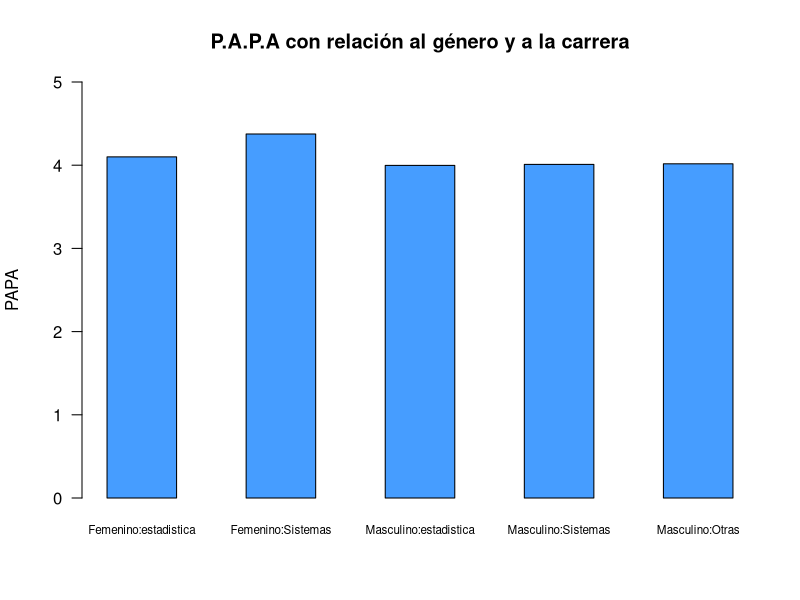
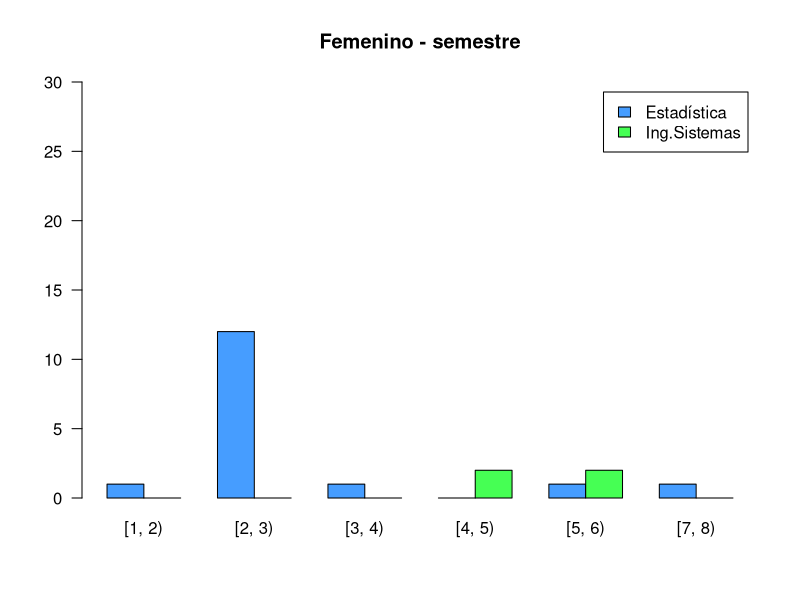
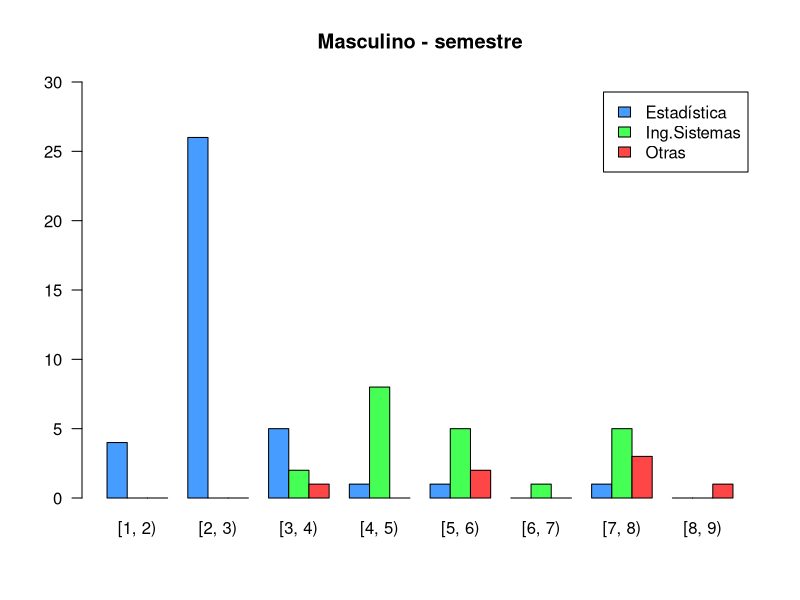
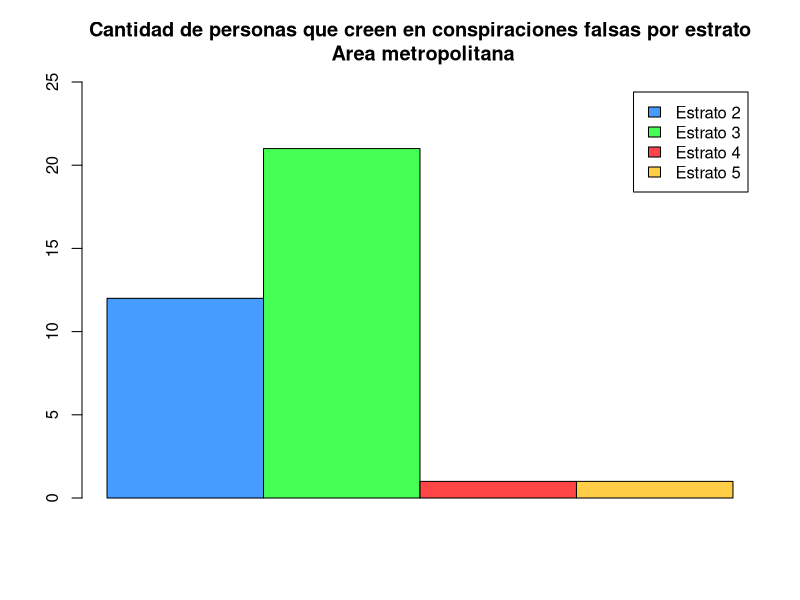
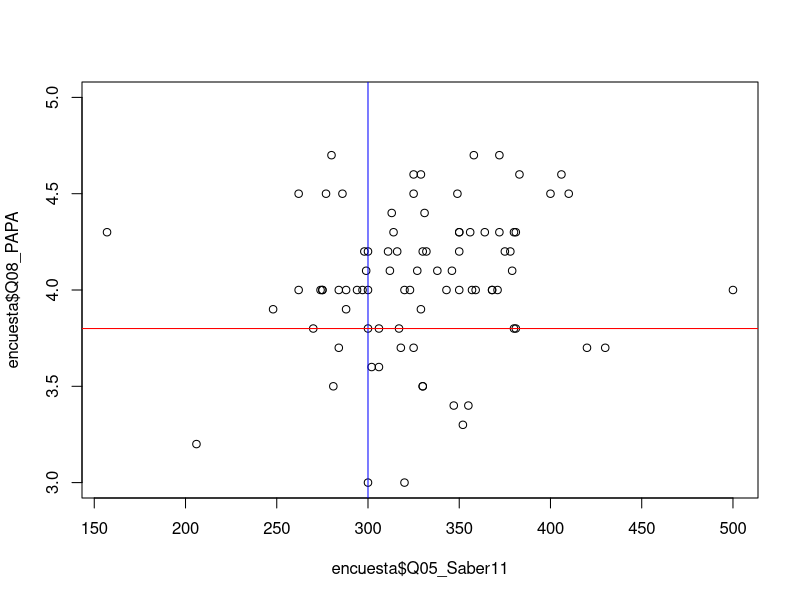
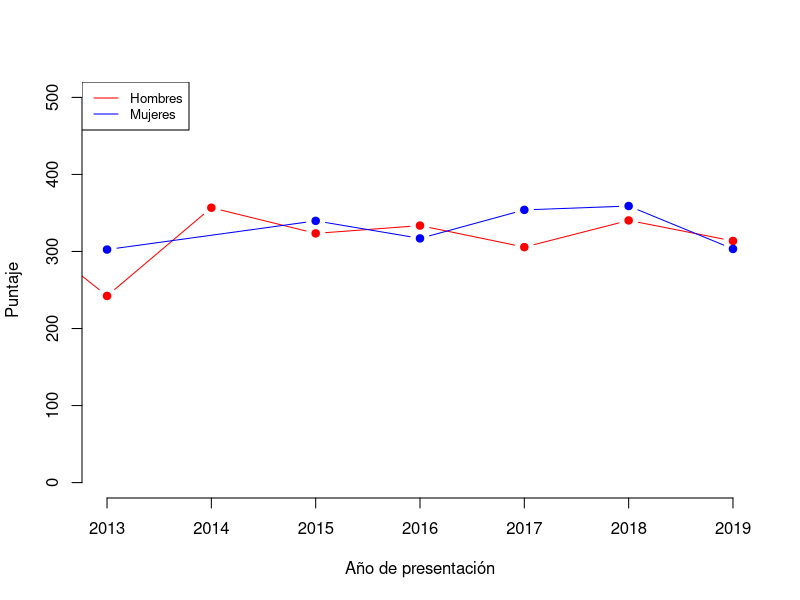

Generate these figures, in order, with R:
## ---- chunk 1
knitr::opts_chunk$set(echo = FALSE,
                      message = FALSE,
                      warning = FALSE)
## ---- chunk 2
## Paquetes usados en el análisis.
library(tidyverse)
## ---- chunk 3
## Lectura de una base de datos tipo ".csv"
encuesta <- read.csv("encuesta1.csv", encoding = "UTF-8")
## ---- chunk 4
encuesta <- encuesta %>% 
  mutate(Q02_FechaNac = as.Date(as.character(Q02_FechaNac), "%Y-%m-%d"))
encuesta <- encuesta %>% 
  mutate(Q07_FechaSaber11 = as.Date(as.character(Q07_FechaSaber11), "%Y-%m-%d"))
## ---- chunk 5
##Papa por fuera del límite
encuesta$Q08_PAPA[encuesta$Q08_PAPA == 45 & !is.na(encuesta$Q08_PAPA)] <- 4.5
## ---- chunk 6
##Q04_semestre: reemplazar NaN por promedio de cada carrera
estadisticos <- encuesta %>%
  filter(Q03_Carrera == "3 : Estadística")

promedioSemestreEstadisticos <- round(mean(estadisticos$Q04_Semestre, na.rm=TRUE), 1)
encuesta$Q04_Semestre[is.na(encuesta$Q04_Semestre)] <- promedioSemestreEstadisticos
## ---- chunk 7
##Prueba realizada del 2000 al 2011-2: modificar escala R = 5*P
encuesta$Q05_Saber11[encuesta$Q05_Saber11 == 73] <- 73*5
## ---- chunk 8
##q08_papa: rellenar na con promedio de cada carrera
promedioPapaEstadisticos <- round(mean(estadisticos$Q08_PAPA[estadisticos$Q04_Semestre >= 2 & estadisticos$Q04_Semestre <= 3], na.rm=TRUE), 1)
encuesta$Q08_PAPA[is.na(encuesta$Q08_PAPA) & encuesta$Q03_Carrera == "3 : Estadística"] <- promedioPapaEstadisticos
## ---- chunk 9
##Cambiar fecha del icfes 2021 a 2019 porque está en el semestre 2
encuesta$Q07_FechaSaber11[encuesta$Q07_FechaSaber11 == as.Date("2021-08-08")] <- as.Date("2019-08-11")

##Cambiar puntaje=0 por promedio de puntajes obtenidos en ese año
icfes2019 <- encuesta %>%
  filter(Q07_FechaSaber11 >= as.Date("2019-01-01") & Q07_FechaSaber11 < as.Date("2020-01-01"))
promedioIcfes2019 <- round(mean(icfes2019$Q05_Saber11))
encuesta$Q05_Saber11[encuesta$Q05_Saber11 == 0 & encuesta$Q07_FechaSaber11 == as.Date("2019-08-08")] <- promedioIcfes2019
encuesta$Q05_Saber11[encuesta$Q05_Saber11 > 500 | encuesta$Q05_Saber11 <= 0] <- NaN
## ---- chunk 10
##Se obtiene el valor numérico del estrato
encuesta <- encuesta %>% 
  mutate(Q10_Estrato = as.numeric(substr(Q10_Estrato, 5,5)))
## ---- chunk 11
##q10_estrato: reemplazar "no se conoce" con el promedio de los estratos de los recursos que posee
promedioEstratoWifiPropio <- mean(encuesta$Q10_Estrato[encuesta$Q14_RecursosInformaticos..Wifi.propio == 1],  na.rm=TRUE)
promedioEstratoPortatilPropio <- mean(encuesta$Q10_Estrato[encuesta$Q14_RecursosInformaticos..Portátil.propio == 1], na.rm=TRUE)
encuesta$Q10_Estrato[is.na(encuesta$Q10_Estrato)] <- round(mean(promedioEstratoWifiPropio, promedioEstratoPortatilPropio))
## ---- chunk 12
##Cambiar rango de porcentajes: de 0-1 a 0-100 
encuesta$Q25_PorcentArea[encuesta$Q25_PorcentArea == 0.1] <- 10
encuesta$Q27_PorcentDivisor[encuesta$Q27_PorcentDivisor == 0.5] <- 50
## ---- chunk 13
## Se crea una nueva base de datos solo con los datos de la pregunta.

# Carrera, Genero, papa. 

baseCarGenPap <- encuesta[,c("Q01_Genero", "Q03_Carrera", "Q08_PAPA")]

# Se cambia el nombre de las carreras de menor frecuencia en la base de datos por "Otras"

baseCarGenPap$Q03_Carrera[baseCarGenPap$Q03_Carrera == "1 : Matemáticas" |
                            baseCarGenPap$Q03_Carrera == "6 : Ingeniería industrial" |
                            baseCarGenPap$Q03_Carrera == "5 : Ingeniería física" |
                            baseCarGenPap$Q03_Carrera == "4 : Ingeniería administrativa"] <- "Otras"

## Filtros

## Filtro mujeres de estadistica.

femeninoEstadistica <- baseCarGenPap %>%
  filter(baseCarGenPap$Q01_Genero == "2 : Femenino" & encuesta$Q03_Carrera == "3 : Estadística")

## Filtro hombres de estadistica.

masculinoEstadistica <- baseCarGenPap %>%
  filter(baseCarGenPap$Q01_Genero == "1 : Masculino" & baseCarGenPap$Q03_Carrera == "3 : Estadística")

## Filtro mujeres de Sistemas.

femeninoSistemas <- baseCarGenPap %>%
  filter(baseCarGenPap$Q01_Genero == "2 : Femenino" & baseCarGenPap$Q03_Carrera == "2 : Ingeniería de sistemas e informática")

## Filtro hombres de Sistemas.

masculinoSistemas <- baseCarGenPap %>%
  filter(baseCarGenPap$Q01_Genero == "1 : Masculino" & baseCarGenPap$Q03_Carrera == "2 : Ingeniería de sistemas e informática")

## Filtro Hombres otras

masculinoOtras <- baseCarGenPap %>%
  filter(baseCarGenPap$Q01_Genero == "1 : Masculino" & baseCarGenPap$Q03_Carrera == "Otras")

## De la variable "Otras" no hay datos de genero Femenino
 
## ---- chunk 14
## PROMEDIOS

## Mujeres estadistica

PromedioFemEstadis <- mean(femeninoEstadistica$Q08_PAPA)

## Hombres estadistica

PromedioMasEstadis <- mean(masculinoEstadistica$Q08_PAPA)

## Mujeres Sistemas

PromedioFemSistema <- mean(femeninoSistemas$Q08_PAPA)
## Hombres Sistemas

PromedioMasSistema <- mean(masculinoSistemas$Q08_PAPA)

## Hombres Otras

PromedioMasOtras <- mean(masculinoOtras$Q08_PAPA)

## ---- chunk 15
## Grafica

## Se crea una matriz para poder hacer la grafica de barras.

Tabla_datos <- t(matrix(cbind(PromedioFemEstadis, PromedioFemSistema, PromedioMasEstadis, PromedioMasSistema, PromedioMasOtras)))

Tabla_datos
  colnames(Tabla_datos) <- c("Femenino:estadistica", "Femenino:Sistemas", "Masculino:estadistica", "Masculino:Sistemas", "Masculino:Otras")

  
barplot(Tabla_datos,
        col = c("#469dff"),
        las = 1, 
        ylim = c(0, 5), 
        ylab = "PAPA",
        main = "P.A.P.A con relación al género y a la carrera", 
        cex.names = 0.7,
        space = c(1, 1, 1, 1, 1),
        las = 1)
## ---- chunk 16
baseCarGenSem <- encuesta[,c("Q01_Genero","Q03_Carrera", "Q04_Semestre" )] # Nueva base con las variables para este analisis


baseCarGenSem$semestreIntervalo <- baseCarGenSem$Q04_Semestre
baseCarGenSem$semestreIntervalo[baseCarGenSem$Q04_Semestre >= 1.0 & baseCarGenSem$Q04_Semestre < 2.0]  <- "[1, 2)"
baseCarGenSem$semestreIntervalo[baseCarGenSem$Q04_Semestre >= 2.0 & baseCarGenSem$Q04_Semestre < 3.0]  <- "[2, 3)"
baseCarGenSem$semestreIntervalo[baseCarGenSem$Q04_Semestre >= 3.0 & baseCarGenSem$Q04_Semestre < 4.0]  <- "[3, 4)"
baseCarGenSem$semestreIntervalo[baseCarGenSem$Q04_Semestre >= 4.0 & baseCarGenSem$Q04_Semestre < 5.0]  <- "[4, 5)"
baseCarGenSem$semestreIntervalo[baseCarGenSem$Q04_Semestre >= 5.0 & baseCarGenSem$Q04_Semestre < 6.0]  <- "[5, 6)"
baseCarGenSem$semestreIntervalo[baseCarGenSem$Q04_Semestre >= 6.0 & baseCarGenSem$Q04_Semestre < 7.0]  <- "[6, 7)"
baseCarGenSem$semestreIntervalo[baseCarGenSem$Q04_Semestre >= 7.0 & baseCarGenSem$Q04_Semestre < 8.0]  <- "[7, 8)"
baseCarGenSem$semestreIntervalo[baseCarGenSem$Q04_Semestre >= 8.0 & baseCarGenSem$Q04_Semestre < 9.0]  <- "[8, 9)"

baseCarGenSem$carreras <- baseCarGenSem$Q03_Carrera
baseCarGenSem$carreras[baseCarGenSem$Q03_Carrera == "2 : Ingeniería de sistemas e informática"] <- "Ing.Sistemas"
baseCarGenSem$carreras[baseCarGenSem$Q03_Carrera == "3 : Estadística"] <- "Estadística"
baseCarGenSem$carreras[baseCarGenSem$Q03_Carrera == "1 : Matemáticas" | 
             baseCarGenSem$Q03_Carrera == "6 : Ingeniería industrial" |
             baseCarGenSem$Q03_Carrera == "5 : Ingeniería física" |
             baseCarGenSem$Q03_Carrera == "4 : Ingeniería administrativa" |
             baseCarGenSem$Q03_Carrera == "7 : Otra"] <- "Otras"

## ---- chunk 17

tablaMasculina <- baseCarGenSem %>%
  filter(baseCarGenSem$Q01_Genero == "1 : Masculino")
tablaFemenina <- baseCarGenSem %>%
  filter(baseCarGenSem$Q01_Genero == "2 : Femenino")


masculinoCarSem <- table(tablaMasculina$carreras, tablaMasculina$semestreIntervalo)
femeninoCarSem <- table(tablaFemenina$carreras, tablaFemenina$semestreIntervalo)

palette(c("#469dff", "#46ff54", "#ff4646", "#ffcd46", "#46ffdd", "#a846ff", "#FFF798"))
 
barplot(femeninoCarSem, 
        beside = TRUE, 
        las = 1, 
        ylim = c(0, 30), 
        main = "Femenino - semestre",
        col = c(1, 2),
        legend = TRUE)


barplot(masculinoCarSem, beside = TRUE, 
        las = 1, 
        main = "Masculino - semestre", 
        ylim = c(0, 30),
        col = c(1, 2, 3),
        legend = TRUE)
 

## ---- chunk 18
# filtro de las personas que viven en el area metropolitana

personarAreaMetro <- encuesta %>%
  filter(encuesta$Q09_EnAreaMetropolitana == 1)


## Se toman en cuenta las personas que creen en conspiraciones falsas.

#El hombre nunca llegó a la luna, es un montaje de Hollywood.

#Las vacunas no sirven y son una conspiración de las multinacionales farmacéuticas para enriquecerse.

#La tierra es hueca y en su interior existe una civilización oculta

#Los alienígenas visitaron las civilizaciones antiguas, influyeron en sus historia y construyeron los mega monumentos de la antiguedad

#Los efectos del cambio climático son naturales, y el escándalo se debe a conspiraciones de ambientalistas y de ciertos gremios económicos.

# Las ráfagas solares causan los sismos en la tierra.

## las personas que al menos crean en una de estas conspiraciones falsas será tomada como un "SI" de que si cree en conspiraciones falsas y las demas serán marcadas con "NO".


## Se crea una nueva variable para guardar estos datos

personarAreaMetro$creenEnConspira[personarAreaMetro$Q15_Alunizaje == 1 | 
                    personarAreaMetro$Q18_Vacunas == 1 | 
                    personarAreaMetro$Q21_TierraHueca == 1|
                    personarAreaMetro$Q22_alienigenas == 1 |
                    personarAreaMetro$Q23_CambioClimatico == 1 |
                    personarAreaMetro$Q20_RafagasSolares == 1] <- "SI"

## ---- chunk 19

# Se filtran las personas que creen en conspiraciones falsas
siCreen <- personarAreaMetro %>%
  filter(personarAreaMetro$creenEnConspira == "SI")

siCreen$Q10_Estrato[siCreen$Q10_Estrato == 2] <- "Estrato 2"
siCreen$Q10_Estrato[siCreen$Q10_Estrato == 3] <- "Estrato 3"
siCreen$Q10_Estrato[siCreen$Q10_Estrato == 4] <- "Estrato 4"
siCreen$Q10_Estrato[siCreen$Q10_Estrato == 5] <- "Estrato 5"

# Se crea una tabla que guarda solo las personas que creen en conspiraciones y el estrato

tablaAreaMetro <- table(siCreen$Q10_Estrato, siCreen$creenEnConspira)

barplot(tablaAreaMetro, 
        legend = TRUE, 
        ylim = c(0, 25),
        beside = TRUE ,
        col = c(1, 2, 3, 4),
        main = "Cantidad de personas que creen en conspiraciones falsas por estrato\n Area metropolitana",
        names = "")
 
## ---- chunk 20
plot(encuesta$Q05_Saber11, encuesta$Q08_PAPA, ylim=c(3,5))
abline(v=300, col="blue")
abline(h=3.8, col="red")
## ---- chunk 21
buenPapaIcfes <-  nrow(encuesta %>% filter(Q05_Saber11 >= 300 & Q08_PAPA >= 3.8))
buenPapaIcfes/nrow(encuesta %>% filter(!is.na(Q05_Saber11) & !is.na(Q08_PAPA)))
## ---- chunk 22
buenPapaIcfes2 <-  nrow(encuesta %>% filter(Q05_Saber11 <= 300 & Q08_PAPA >= 3.8))
buenPapaIcfes2/nrow(encuesta %>% filter(!is.na(Q05_Saber11) & !is.na(Q08_PAPA)))
## ---- chunk 23
puntajesIcfes <- encuesta %>% 
  mutate(añoIcfes = format(encuesta$Q07_FechaSaber11,"%Y")) %>%
  select(Q01_Genero, Q05_Saber11, añoIcfes)

puntajesHombres <- puntajesIcfes %>% filter(Q01_Genero == "1 : Masculino") %>%
  group_by(añoIcfes) %>% summarise(puntajePromedio = mean(Q05_Saber11, na.rm=TRUE))

puntajesMujeres <- puntajesIcfes %>% filter(Q01_Genero == "2 : Femenino") %>%
  group_by(añoIcfes) %>% summarise(puntajePromedio = mean(Q05_Saber11, na.rm=TRUE))

plot(puntajesHombres$añoIcfes, puntajesHombres$puntajePromedio, type = "b",
     frame = FALSE, pch = 19, col = "red", xlab = "Año de presentación", ylab = "Puntaje",
     xlim=c(2013,2019), ylim=c(0,500))

lines(puntajesMujeres$añoIcfes, puntajesMujeres$puntajePromedio, pch = 19,
      col = "blue", type = "b", lty = 1)

legend("topleft", legend=c("Hombres", "Mujeres"),
       col=c("red", "blue"), lty = 1:1, cex=0.8)
